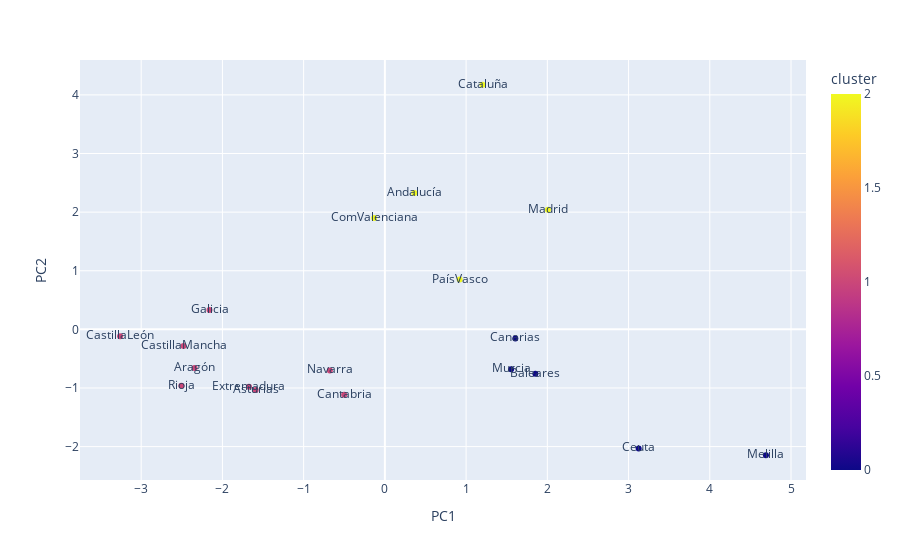

The cell this chart's notebook holds for it:
### Code cell
fig = px.scatter(grupos_pca, x='PC1',y='PC2', color='cluster', text=grupos_pca.index)
fig.show()

### Figure 1 — Plotly figure (JSON) as saved in the notebook; plotly's stock layout.template omitted (floating-point values rounded to 4 significant figures)
{"data": [{"hovertemplate": "PC1=%{x}<br>PC2=%{y}<br>index=%{text}<br>cluster=%{marker.color}<extra></extra>", "legendgroup": "", "marker": {"color": [2, 1, 1, 0, 0, 1, 1, 1, 2, 0, 2, 1, 1, 2, 0, 0, 1, 2, 1], "coloraxis": "coloraxis", "symbol": "circle"}, "mode": "markers+text", "name": "", "orientation": "v", "showlegend": false, "text": ["Andalucía", "Aragón", "Asturias", "Baleares", "Canarias", "Cantabria", "CastillaLeón", "CastillaMancha", "Cataluña", "Ceuta", "ComValenciana", "Extremadura", "Galicia", "Madrid", "Melilla", "Murcia", "Navarra", "PaísVasco", "Rioja"], "type": "scatter", "x": [0.3626, -2.343, -1.59, 1.853, 1.606, -0.5011, -3.26, -2.479, 1.202, 3.124, -0.1334, -1.674, -2.159, 2.007, 4.691, 1.554, -0.6775, 0.9205, -2.505], "xaxis": "x", "y": [2.326, -0.6592, -1.034, -0.7584, -0.1545, -1.113, -0.1162, -0.2857, 4.173, -2.031, 1.9, -0.9782, 0.3292, 2.042, -2.147, -0.6802, -0.6997, 0.8496, -0.9624], "yaxis": "y"}], "layout": {"coloraxis": {"colorbar": {"title": {"text": "cluster"}}, "colorscale": [[0, "#0d0887"], [0.1111, "#46039f"], [0.2222, "#7201a8"], [0.3333, "#9c179e"], [0.4444, "#bd3786"], [0.5556, "#d8576b"], [0.6667, "#ed7953"], [0.7778, "#fb9f3a"], [0.8889, "#fdca26"], [1, "#f0f921"]]}, "legend": {"tracegroupgap": 0}, "margin": {"t": 60}, "xaxis": {"anchor": "y", "domain": [0, 1], "title": {"text": "PC1"}}, "yaxis": {"anchor": "x", "domain": [0, 1], "title": {"text": "PC2"}}}}
